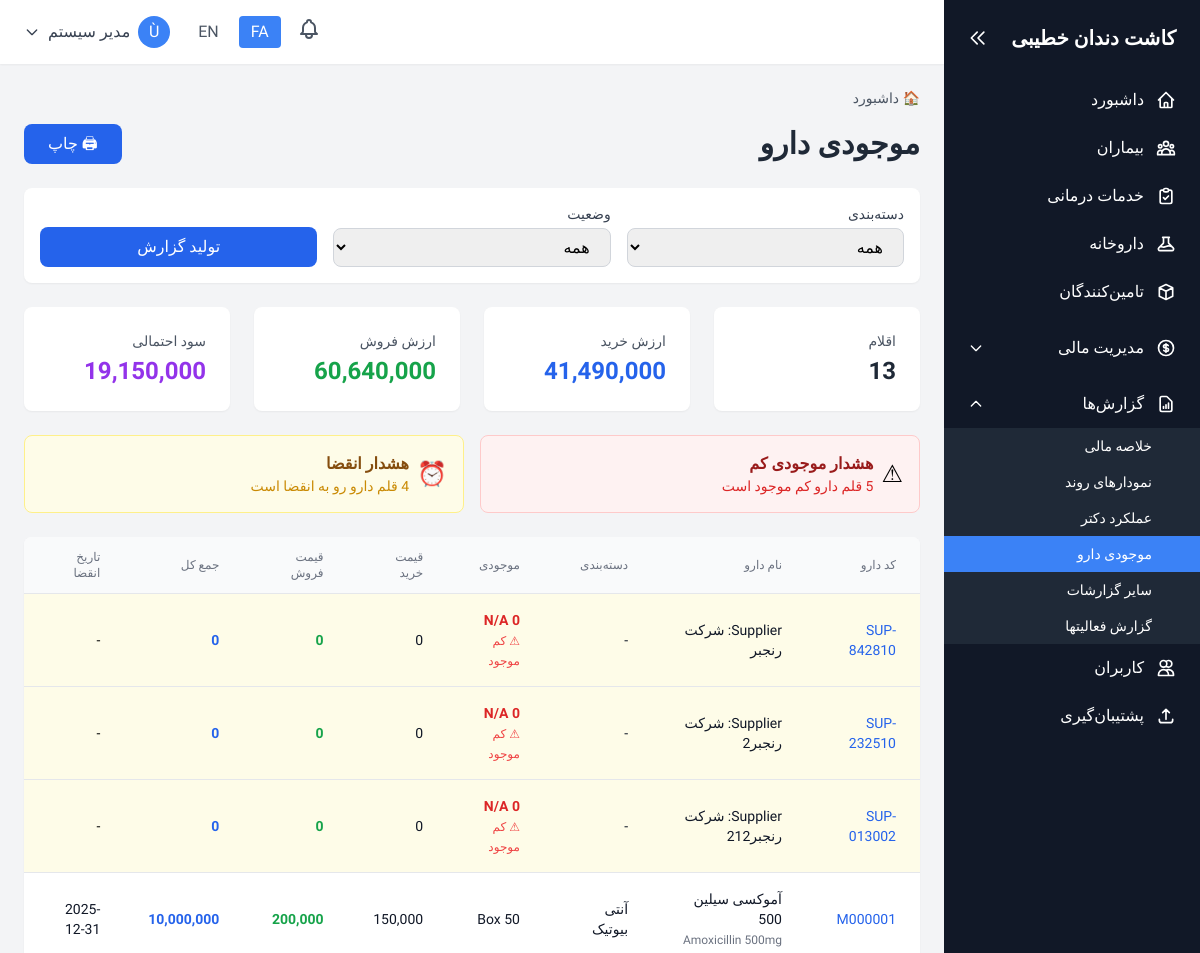
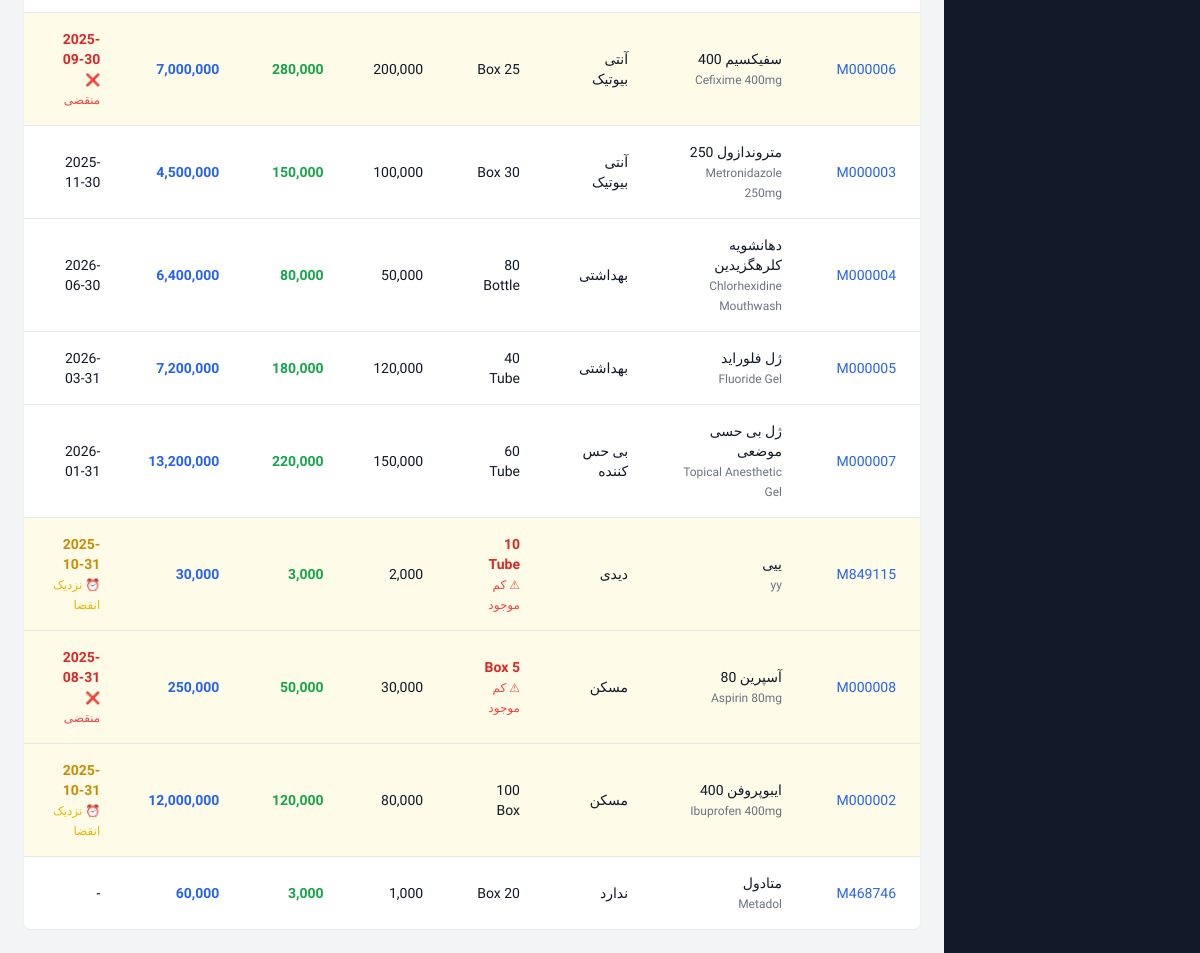
Screenshot of /reports/medicine_inventory.php (signed in) with the database file from the repository (2 pictures, top to bottom).
### tables this page shows
CREATE TABLE `system` (
  `id` int(11) NOT NULL,
  `record_type` enum('setting','activity_log') NOT NULL,
  `setting_key` varchar(50) DEFAULT NULL,
  `setting_value` text DEFAULT NULL,
  `setting_type` varchar(20) DEFAULT 'text',
  `description` text DEFAULT NULL,
  `user_id` int(11) DEFAULT NULL,
  `action` varchar(50) DEFAULT NULL,
  `table_name` varchar(50) DEFAULT NULL,
  `record_id` int(11) DEFAULT NULL,
  `ip_address` varchar(45) DEFAULT NULL,
  `user_agent` text DEFAULT NULL,
  `created_at` datetime DEFAULT current_timestamp(),
  `updated_at` datetime DEFAULT current_timestamp() ON UPDATE current_timestamp()
);

CREATE TABLE `medicines` (
  `id` int(11) NOT NULL,
  `medicine_code` varchar(20) NOT NULL,
  `medicine_name` varchar(100) NOT NULL,
  `medicine_name_en` varchar(100) DEFAULT NULL,
  `category` varchar(50) DEFAULT NULL,
  `manufacturer` varchar(100) DEFAULT NULL,
  `unit` varchar(20) NOT NULL,
  `purchase_price` decimal(10,2) NOT NULL,
  `sale_price` decimal(10,2) NOT NULL,
  `stock_quantity` int(11) DEFAULT 0,
  `min_stock_level` int(11) DEFAULT 10,
  `expiry_date` date DEFAULT NULL,
  `description` text DEFAULT NULL,
  `supplier_name` varchar(100) DEFAULT NULL,
  `supplier_phone` varchar(20) DEFAULT NULL,
  `supplier_email` varchar(100) DEFAULT NULL,
  `supplier_address` text DEFAULT NULL,
  `sale_patient_id` int(11) DEFAULT NULL,
  `sale_code` varchar(20) DEFAULT NULL,
  `sale_date` date DEFAULT NULL,
  `sale_quantity` int(11) DEFAULT NULL,
  `sale_unit_price` decimal(10,2) DEFAULT NULL,
  `sale_total_price` decimal(10,2) DEFAULT NULL,
  `movement_type` enum('purchase','sale','adjustment') DEFAULT NULL,
  `movement_date` date DEFAULT NULL,
  `movement_quantity` int(11) DEFAULT NULL,
  `movement_notes` text DEFAULT NULL,
  `is_active` tinyint(1) DEFAULT 1,
  `created_by` int(11) DEFAULT NULL,
  `created_at` datetime DEFAULT current_timestamp(),
  `updated_at` datetime DEFAULT current_timestamp() ON UPDATE current_timestamp()
);

### reports/medicine_inventory.php (the view, shortened to what the rows shown need)
<?php
require_once '../config/config.php';
include '../includes/header.php';
$whereClauses = [];
$params = [];
$whereClause = !empty($whereClauses) ? 'WHERE ' . implode(' AND ', $whereClauses) : '';
$medicines = fetchAll("
    SELECT
        medicine_code,
        medicine_name,
        medicine_name_en,
        category,
        stock_quantity,
        unit,
        min_stock_level,
        purchase_price,
        sale_price,
        expiry_date,
        (stock_quantity * purchase_price) as total_purchase_value,
        (stock_quantity * sale_price) as total_sale_value
    FROM medicines
    $whereClause
    ORDER BY category, medicine_name
", $params);
?>
<div class="space-y-6">
    <div class="flex items-center justify-between">
        <h1 class="text-3xl font-bold text-gray-800"><?php echo $lang['medicine_inventory']; ?></h1>
    </div>
    <div class="bg-white rounded-lg shadow-sm overflow-hidden">
        <?php if (empty($medicines)): ?>
            <div class="p-8 text-center text-gray-500">
                <?php echo $lang['no_data']; ?>
            </div>
        <?php else: ?>
            <div class="overflow-x-auto">
                <table class="min-w-full divide-y divide-gray-200">
                    <thead class="bg-gray-50">
                        <tr>
                            <th class="px-6 py-3 text-right text-xs font-medium text-gray-500 uppercase"><?php echo $lang['medicine_code']; ?></th>
                            <th class="px-6 py-3 text-right text-xs font-medium text-gray-500 uppercase"><?php echo $lang['medicine_name']; ?></th>
                            <th class="px-6 py-3 text-right text-xs font-medium text-gray-500 uppercase"><?php echo $lang['category']; ?></th>
                            <th class="px-6 py-3 text-right text-xs font-medium text-gray-500 uppercase"><?php echo $lang['stock_quantity']; ?></th>
                            <th class="px-6 py-3 text-right text-xs font-medium text-gray-500 uppercase"><?php echo $lang['purchase_price']; ?></th>
                            <th class="px-6 py-3 text-right text-xs font-medium text-gray-500 uppercase"><?php echo $lang['sale_price']; ?></th>
                            <th class="px-6 py-3 text-right text-xs font-medium text-gray-500 uppercase"><?php echo $lang['total']; ?></th>
                            <th class="px-6 py-3 text-right text-xs font-medium text-gray-500 uppercase"><?php echo $lang['expiry_date']; ?></th>
                        </tr>
                    </thead>
                    <tbody class="bg-white divide-y divide-gray-200">
                        <?php foreach ($medicines as $med):
                            $isLowStock = $med['stock_quantity'] <= $med['min_stock_level'];
                            $isExpiring = !empty($med['expiry_date']) && strtotime($med['expiry_date']) <= strtotime('+30 days');
                            $isExpired = !empty($med['expiry_date']) && strtotime($med['expiry_date']) < time();
                        ?>
                        <tr class="hover:bg-gray-50 <?php echo ($isLowStock || $isExpiring) ? 'bg-yellow-50' : ''; ?>">
                            <td class="px-6 py-4 text-sm font-medium text-blue-600"><?php echo $med['medicine_code']; ?></td>
                            <td class="px-6 py-4 text-sm text-gray-900">
                                <?php echo htmlspecialchars($med['medicine_name']); ?>
                                <?php if (!empty($med['medicine_name_en'])): ?>
                                <br><span class="text-xs text-gray-500"><?php echo htmlspecialchars($med['medicine_name_en']); ?></span>
                                <?php endif; ?>
                            </td>
                            <td class="px-6 py-4 text-sm text-gray-900"><?php echo htmlspecialchars($med['category'] ?: '-'); ?></td>
                            <td class="px-6 py-4 text-sm">
                                <span class="<?php echo $isLowStock ? 'text-red-600 font-bold' : 'text-gray-900'; ?>">
                                    <?php echo $med['stock_quantity']; ?> <?php echo $med['unit']; ?>
                                </span>
                                <?php if ($isLowStock): ?>
                                <br><span class="text-xs text-red-500">⚠ <?php echo $current_lang === 'fa' ? 'کم موجود' : 'Low Stock'; ?></span>
                                <?php endif; ?>
                            </td>
                            <td class="px-6 py-4 text-sm text-gray-900"><?php echo formatCurrency($med['purchase_price']); ?></td>
                            <td class="px-6 py-4 text-sm font-semibold text-green-600"><?php echo formatCurrency($med['sale_price']); ?></td>
                            <td class="px-6 py-4 text-sm font-semibold text-blue-600"><?php echo formatCurrency($med['total_sale_value']); ?></td>
                            <td class="px-6 py-4 text-sm">
                                <?php if (!empty($med['expiry_date'])): ?>
                                    <span class="<?php echo $isExpired ? 'text-red-600 font-bold' : ($isExpiring ? 'text-yellow-600 font-bold' : 'text-gray-900'); ?>">
                                        <?php echo formatDate($med['expiry_date']); ?>
                                    </span>
                                    <?php if ($isExpired): ?>
                                    <br><span class="text-xs text-red-500">❌ <?php echo $current_lang === 'fa' ? 'منقضی' : 'Expired'; ?></span>
                                    <?php elseif ($isExpiring): ?>
                                    <br><span class="text-xs text-yellow-500">⏰ <?php echo $current_lang === 'fa' ? 'نزدیک انقضا' : 'Expiring Soon'; ?></span>
                                    <?php endif; ?>
                                <?php else: ?>
                                    -
                                <?php endif; ?>
                            </td>
                        </tr>
                        <?php endforeach; ?>
                    </tbody>
                </table>
            </div>
        <?php endif; ?>
    </div>
</div>
<?php include '../includes/footer.php'; ?>

### includes/header.php (shortened to what the rows shown need)
<?php
$lang = loadLanguage();
?>
<!DOCTYPE html>
<html lang="<?php echo $current_lang; ?>" dir="<?php echo $current_lang === 'fa' ? 'rtl' : 'ltr'; ?>">
<head>
    <script src="https://cdn.tailwindcss.com"></script>
    <link rel="stylesheet" href="<?php echo BASE_URL; ?>/assets/css/mobile.css">
</head>
<body class="bg-gray-100">
    <div class="flex h-screen overflow-hidden">
        <aside id="sidebar" class="w-64 bg-gray-900 text-white flex-shrink-0 hidden md:flex flex-col transition-all duration-300">
            <div class="p-6 flex-shrink-0 flex items-center justify-between">
                <h1 id="sidebar-title" class="text-xl font-bold"><?php echo getSetting('clinic_name', $lang['app_name']); ?></h1>
                <button id="sidebar-toggle" class="text-white hover:text-gray-300 hidden md:block" title="بستن منو">
                    <svg class="w-5 h-5" fill="none" stroke="currentColor" viewBox="0 0 24 24">
                        <path stroke-linecap="round" stroke-linejoin="round" stroke-width="2" d="M11 19l-7-7 7-7m8 14l-7-7 7-7"></path>
                    </svg>
                </button>
            </div>
        </aside>
        <div class="flex-1 flex flex-col overflow-hidden">
            <main class="flex-1 overflow-y-auto p-6">

### rows the page displays
system: setting_value "کاشت دندان خطیبی"
medicines: medicine_code "SUP-842810", medicine_name "Supplier: شرکت رنجبر", category "-", stock_quantity "0", unit "N/A", min_stock_level "کم موجود", purchase_price "0", sale_price "0", total_sale_value "0"
medicines: medicine_code "SUP-232510", medicine_name "Supplier: شرکت رنجبر2", category "-", stock_quantity "0", unit "N/A", min_stock_level "کم موجود", purchase_price "0", sale_price "0", total_sale_value "0"
medicines: medicine_code "SUP-013002", medicine_name "Supplier: شرکت رنجبر212", category "-", stock_quantity "0", unit "N/A", min_stock_level "کم موجود", purchase_price "0", sale_price "0", total_sale_value "0"
medicines: medicine_code "M000001", medicine_name "آموکسی سیلین 500", medicine_name_en "Amoxicillin 500mg", category "آنتی بیوتیک", stock_quantity "50", unit "Box", purchase_price "150,000", sale_price "200,000", total_sale_value "10,000,000", expiry_date "2025-12-31"
medicines: medicine_code "M000006", medicine_name "سفیکسیم 400", medicine_name_en "Cefixime 400mg", category "آنتی بیوتیک", stock_quantity "25", unit "Box", purchase_price "200,000", sale_price "280,000", total_sale_value "7,000,000", expiry_date "2025-09-30", shows "منقضی"
medicines: medicine_code "M000003", medicine_name "متروندازول 250", medicine_name_en "Metronidazole 250mg", category "آنتی بیوتیک", stock_quantity "30", unit "Box", purchase_price "100,000", sale_price "150,000", total_sale_value "4,500,000", expiry_date "2025-11-30"
medicines: medicine_code "M000004", medicine_name "دهانشویه کلرهگزیدین", medicine_name_en "Chlorhexidine Mouthwash", category "بهداشتی", stock_quantity "80", unit "Bottle", purchase_price "50,000", sale_price "80,000", total_sale_value "6,400,000", expiry_date "2026-06-30"
medicines: medicine_code "M000005", medicine_name "ژل فلوراید", medicine_name_en "Fluoride Gel", category "بهداشتی", stock_quantity "40", unit "Tube", purchase_price "120,000", sale_price "180,000", total_sale_value "7,200,000", expiry_date "2026-03-31"
medicines: medicine_code "M000007", medicine_name "ژل بی حسی موضعی", medicine_name_en "Topical Anesthetic Gel", category "بی حس کننده", stock_quantity "60", unit "Tube", purchase_price "150,000", sale_price "220,000", total_sale_value "13,200,000", expiry_date "2026-01-31"
medicines: medicine_code "M849115", medicine_name "ییی", medicine_name_en "yy", category "دیدی", stock_quantity "10", unit "Tube", min_stock_level "کم موجود", purchase_price "2,000", sale_price "3,000", total_sale_value "30,000", expiry_date "2025-10-31", shows "نزدیک انقضا"
medicines: medicine_code "M000008", medicine_name "آسپرین 80", medicine_name_en "Aspirin 80mg", category "مسکن", unit "Box", stock_quantity "کم موجود", purchase_price "30,000", sale_price "50,000", total_sale_value "250,000", expiry_date "2025-08-31", shows "منقضی"
medicines: medicine_code "M000002", medicine_name "ایبوپروفن 400", medicine_name_en "Ibuprofen 400mg", category "مسکن", stock_quantity "100", unit "Box", purchase_price "80,000", sale_price "120,000", total_sale_value "12,000,000", expiry_date "2025-10-31", shows "نزدیک انقضا"
medicines: medicine_code "M468746", medicine_name "متادول", medicine_name_en "Metadol", category "ندارد", stock_quantity "20", unit "Box", purchase_price "1,000", sale_price "3,000", total_sale_value "60,000"

### other values shown
$lang['menu_dashboard'] "داشبورد"
$lang['menu_patients'] "بیماران"
$lang['menu_services'] "خدمات درمانی"
$lang['menu_medicines'] "داروخانه"
$lang['menu_suppliers'] "تامین‌کنندگان"
$lang['menu_reports'] "گزارش‌ها"
$lang['menu_users'] "کاربران"
$lang['menu_backup'] "پشتیبان‌گیری"
substr($user['full_name'], 0, 1) "Ù"
$user['full_name'] "مدیر سیستم"
$lang['medicine_inventory'] "موجودی دارو"
$lang['print'] "چاپ"
$lang['category'] "دسته‌بندی"
$lang['status'] "وضعیت"
$lang['generate_report'] "تولید گزارش"
